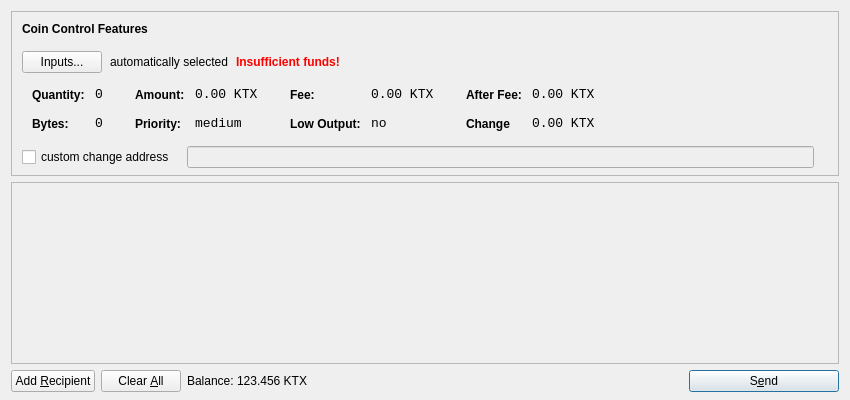
<?xml version="1.0" encoding="UTF-8"?>
<ui version="4.0">
 <class>SendCoinsDialog</class>
 <widget class="QDialog" name="SendCoinsDialog">
  <property name="geometry">
   <rect>
    <x>0</x>
    <y>0</y>
    <width>850</width>
    <height>400</height>
   </rect>
  </property>
  <property name="windowTitle">
   <string>Send Coins</string>
  </property>
  <layout class="QVBoxLayout" name="verticalLayout" stretch="0,1,0">
   <property name="bottomMargin">
    <number>8</number>
   </property>
   <item>
    <widget class="QFrame" name="frameCoinControl">
     <property name="sizePolicy">
      <sizepolicy hsizetype="Expanding" vsizetype="Expanding">
       <horstretch>0</horstretch>
       <verstretch>0</verstretch>
      </sizepolicy>
     </property>
     <property name="maximumSize">
      <size>
       <width>16777215</width>
       <height>16777215</height>
      </size>
     </property>
     <property name="frameShape">
      <enum>QFrame::StyledPanel</enum>
     </property>
     <property name="frameShadow">
      <enum>QFrame::Sunken</enum>
     </property>
     <layout class="QVBoxLayout" name="verticalLayoutCoinControl2">
      <property name="spacing">
       <number>-1</number>
      </property>
      <property name="leftMargin">
       <number>0</number>
      </property>
      <property name="topMargin">
       <number>0</number>
      </property>
      <property name="rightMargin">
       <number>0</number>
      </property>
      <property name="bottomMargin">
       <number>6</number>
      </property>
      <item>
       <layout class="QVBoxLayout" name="verticalLayoutCoinControl" stretch="0,0,0,0,1">
        <property name="spacing">
         <number>0</number>
        </property>
        <property name="leftMargin">
         <number>10</number>
        </property>
        <property name="topMargin">
         <number>10</number>
        </property>
        <item>
         <layout class="QHBoxLayout" name="horizontalLayoutCoinControl1">
          <property name="bottomMargin">
           <number>15</number>
          </property>
          <item>
           <widget class="QLabel" name="labelCoinControlFeatures">
            <property name="sizePolicy">
             <sizepolicy hsizetype="Preferred" vsizetype="Maximum">
              <horstretch>0</horstretch>
              <verstretch>0</verstretch>
             </sizepolicy>
            </property>
            <property name="font">
             <font>
              <weight>75</weight>
              <bold>true</bold>
             </font>
            </property>
            <property name="styleSheet">
             <string notr="true">font-weight:bold;</string>
            </property>
            <property name="text">
             <string>Coin Control Features</string>
            </property>
           </widget>
          </item>
         </layout>
        </item>
        <item>
         <layout class="QHBoxLayout" name="horizontalLayoutCoinControl2" stretch="0,0,0,0">
          <property name="spacing">
           <number>8</number>
          </property>
          <property name="bottomMargin">
           <number>10</number>
          </property>
          <item>
           <widget class="QPushButton" name="pushButtonCoinControl">
            <property name="styleSheet">
             <string notr="true"/>
            </property>
            <property name="text">
             <string>Inputs...</string>
            </property>
           </widget>
          </item>
          <item>
           <widget class="QLabel" name="labelCoinControlAutomaticallySelected">
            <property name="text">
             <string>automatically selected</string>
            </property>
            <property name="margin">
             <number>5</number>
            </property>
           </widget>
          </item>
          <item>
           <widget class="QLabel" name="labelCoinControlInsuffFunds">
            <property name="font">
             <font>
              <weight>75</weight>
              <bold>true</bold>
             </font>
            </property>
            <property name="styleSheet">
             <string notr="true">color:red;font-weight:bold;</string>
            </property>
            <property name="text">
             <string>Insufficient funds!</string>
            </property>
            <property name="margin">
             <number>5</number>
            </property>
           </widget>
          </item>
          <item>
           <spacer name="horizontalSpacerCoinControl">
            <property name="orientation">
             <enum>Qt::Horizontal</enum>
            </property>
            <property name="sizeHint" stdset="0">
             <size>
              <width>40</width>
              <height>1</height>
             </size>
            </property>
           </spacer>
          </item>
         </layout>
        </item>
        <item>
         <widget class="QWidget" name="widgetCoinControl" native="true">
          <property name="sizePolicy">
           <sizepolicy hsizetype="Preferred" vsizetype="Preferred">
            <horstretch>0</horstretch>
            <verstretch>0</verstretch>
           </sizepolicy>
          </property>
          <property name="minimumSize">
           <size>
            <width>0</width>
            <height>0</height>
           </size>
          </property>
          <property name="styleSheet">
           <string notr="true"/>
          </property>
          <layout class="QHBoxLayout" name="horizontalLayoutCoinControl5">
           <property name="margin">
            <number>0</number>
           </property>
           <item>
            <layout class="QHBoxLayout" name="horizontalLayoutCoinControl3" stretch="0,0,0,1">
             <property name="spacing">
              <number>20</number>
             </property>
             <property name="topMargin">
              <number>0</number>
             </property>
             <property name="bottomMargin">
              <number>10</number>
             </property>
             <item>
              <layout class="QFormLayout" name="formLayoutCoinControl1">
               <property name="horizontalSpacing">
                <number>10</number>
               </property>
               <property name="verticalSpacing">
                <number>14</number>
               </property>
               <property name="leftMargin">
                <number>10</number>
               </property>
               <property name="topMargin">
                <number>4</number>
               </property>
               <property name="rightMargin">
                <number>6</number>
               </property>
               <item row="0" column="0">
                <widget class="QLabel" name="labelCoinControlQuantityText">
                 <property name="styleSheet">
                  <string notr="true">font-weight:bold;</string>
                 </property>
                 <property name="text">
                  <string>Quantity:</string>
                 </property>
                 <property name="margin">
                  <number>0</number>
                 </property>
                </widget>
               </item>
               <item row="0" column="1">
                <widget class="QLabel" name="labelCoinControlQuantity">
                 <property name="font">
                  <font>
                   <family>Monospace</family>
                   <pointsize>10</pointsize>
                  </font>
                 </property>
                 <property name="cursor">
                  <cursorShape>IBeamCursor</cursorShape>
                 </property>
                 <property name="contextMenuPolicy">
                  <enum>Qt::ActionsContextMenu</enum>
                 </property>
                 <property name="text">
                  <string>0</string>
                 </property>
                 <property name="margin">
                  <number>0</number>
                 </property>
                 <property name="textInteractionFlags">
                  <set>Qt::LinksAccessibleByMouse|Qt::TextSelectableByKeyboard|Qt::TextSelectableByMouse</set>
                 </property>
                </widget>
               </item>
               <item row="1" column="0">
                <widget class="QLabel" name="labelCoinControlBytesText">
                 <property name="styleSheet">
                  <string notr="true">font-weight:bold;</string>
                 </property>
                 <property name="text">
                  <string>Bytes:</string>
                 </property>
                </widget>
               </item>
               <item row="1" column="1">
                <widget class="QLabel" name="labelCoinControlBytes">
                 <property name="font">
                  <font>
                   <family>Monospace</family>
                   <pointsize>10</pointsize>
                  </font>
                 </property>
                 <property name="cursor">
                  <cursorShape>IBeamCursor</cursorShape>
                 </property>
                 <property name="contextMenuPolicy">
                  <enum>Qt::ActionsContextMenu</enum>
                 </property>
                 <property name="text">
                  <string>0</string>
                 </property>
                 <property name="textInteractionFlags">
                  <set>Qt::LinksAccessibleByMouse|Qt::TextSelectableByKeyboard|Qt::TextSelectableByMouse</set>
                 </property>
                </widget>
               </item>
              </layout>
             </item>
             <item>
              <layout class="QFormLayout" name="formLayoutCoinControl2">
               <property name="horizontalSpacing">
                <number>10</number>
               </property>
               <property name="verticalSpacing">
                <number>14</number>
               </property>
               <property name="leftMargin">
                <number>6</number>
               </property>
               <property name="topMargin">
                <number>4</number>
               </property>
               <property name="rightMargin">
                <number>6</number>
               </property>
               <item row="0" column="0">
                <widget class="QLabel" name="labelCoinControlAmountText">
                 <property name="styleSheet">
                  <string notr="true">font-weight:bold;</string>
                 </property>
                 <property name="text">
                  <string>Amount:</string>
                 </property>
                 <property name="margin">
                  <number>0</number>
                 </property>
                </widget>
               </item>
               <item row="0" column="1">
                <widget class="QLabel" name="labelCoinControlAmount">
                 <property name="font">
                  <font>
                   <family>Monospace</family>
                   <pointsize>10</pointsize>
                  </font>
                 </property>
                 <property name="cursor">
                  <cursorShape>IBeamCursor</cursorShape>
                 </property>
                 <property name="contextMenuPolicy">
                  <enum>Qt::ActionsContextMenu</enum>
                 </property>
                 <property name="text">
                  <string>0.00 KTX</string>
                 </property>
                 <property name="textInteractionFlags">
                  <set>Qt::LinksAccessibleByMouse|Qt::TextSelectableByKeyboard|Qt::TextSelectableByMouse</set>
                 </property>
                </widget>
               </item>
               <item row="1" column="0">
                <widget class="QLabel" name="labelCoinControlPriorityText">
                 <property name="styleSheet">
                  <string notr="true">font-weight:bold;</string>
                 </property>
                 <property name="text">
                  <string>Priority:</string>
                 </property>
                </widget>
               </item>
               <item row="1" column="1">
                <widget class="QLabel" name="labelCoinControlPriority">
                 <property name="font">
                  <font>
                   <family>Monospace</family>
                   <pointsize>10</pointsize>
                  </font>
                 </property>
                 <property name="cursor">
                  <cursorShape>IBeamCursor</cursorShape>
                 </property>
                 <property name="contextMenuPolicy">
                  <enum>Qt::ActionsContextMenu</enum>
                 </property>
                 <property name="text">
                  <string>medium</string>
                 </property>
                 <property name="textInteractionFlags">
                  <set>Qt::LinksAccessibleByMouse|Qt::TextSelectableByKeyboard|Qt::TextSelectableByMouse</set>
                 </property>
                </widget>
               </item>
              </layout>
             </item>
             <item>
              <layout class="QFormLayout" name="formLayoutCoinControl3">
               <property name="horizontalSpacing">
                <number>10</number>
               </property>
               <property name="verticalSpacing">
                <number>14</number>
               </property>
               <property name="leftMargin">
                <number>6</number>
               </property>
               <property name="topMargin">
                <number>4</number>
               </property>
               <property name="rightMargin">
                <number>6</number>
               </property>
               <item row="0" column="0">
                <widget class="QLabel" name="labelCoinControlFeeText">
                 <property name="styleSheet">
                  <string notr="true">font-weight:bold;</string>
                 </property>
                 <property name="text">
                  <string>Fee:</string>
                 </property>
                 <property name="margin">
                  <number>0</number>
                 </property>
                </widget>
               </item>
               <item row="0" column="1">
                <widget class="QLabel" name="labelCoinControlFee">
                 <property name="font">
                  <font>
                   <family>Monospace</family>
                   <pointsize>10</pointsize>
                  </font>
                 </property>
                 <property name="cursor">
                  <cursorShape>IBeamCursor</cursorShape>
                 </property>
                 <property name="contextMenuPolicy">
                  <enum>Qt::ActionsContextMenu</enum>
                 </property>
                 <property name="text">
                  <string>0.00 KTX</string>
                 </property>
                 <property name="textInteractionFlags">
                  <set>Qt::LinksAccessibleByMouse|Qt::TextSelectableByKeyboard|Qt::TextSelectableByMouse</set>
                 </property>
                </widget>
               </item>
               <item row="1" column="0">
                <widget class="QLabel" name="labelCoinControlLowOutputText">
                 <property name="styleSheet">
                  <string notr="true">font-weight:bold;</string>
                 </property>
                 <property name="text">
                  <string>Low Output:</string>
                 </property>
                </widget>
               </item>
               <item row="1" column="1">
                <widget class="QLabel" name="labelCoinControlLowOutput">
                 <property name="font">
                  <font>
                   <family>Monospace</family>
                   <pointsize>10</pointsize>
                  </font>
                 </property>
                 <property name="cursor">
                  <cursorShape>IBeamCursor</cursorShape>
                 </property>
                 <property name="contextMenuPolicy">
                  <enum>Qt::ActionsContextMenu</enum>
                 </property>
                 <property name="text">
                  <string>no</string>
                 </property>
                 <property name="textInteractionFlags">
                  <set>Qt::LinksAccessibleByMouse|Qt::TextSelectableByKeyboard|Qt::TextSelectableByMouse</set>
                 </property>
                </widget>
               </item>
              </layout>
             </item>
             <item>
              <layout class="QFormLayout" name="formLayoutCoinControl4">
               <property name="horizontalSpacing">
                <number>10</number>
               </property>
               <property name="verticalSpacing">
                <number>14</number>
               </property>
               <property name="leftMargin">
                <number>6</number>
               </property>
               <property name="topMargin">
                <number>4</number>
               </property>
               <property name="rightMargin">
                <number>6</number>
               </property>
               <item row="0" column="0">
                <widget class="QLabel" name="labelCoinControlAfterFeeText">
                 <property name="styleSheet">
                  <string notr="true">font-weight:bold;</string>
                 </property>
                 <property name="text">
                  <string>After Fee:</string>
                 </property>
                 <property name="margin">
                  <number>0</number>
                 </property>
                </widget>
               </item>
               <item row="0" column="1">
                <widget class="QLabel" name="labelCoinControlAfterFee">
                 <property name="font">
                  <font>
                   <family>Monospace</family>
                   <pointsize>10</pointsize>
                  </font>
                 </property>
                 <property name="cursor">
                  <cursorShape>IBeamCursor</cursorShape>
                 </property>
                 <property name="contextMenuPolicy">
                  <enum>Qt::ActionsContextMenu</enum>
                 </property>
                 <property name="text">
                  <string>0.00 KTX</string>
                 </property>
                 <property name="textInteractionFlags">
                  <set>Qt::LinksAccessibleByMouse|Qt::TextSelectableByKeyboard|Qt::TextSelectableByMouse</set>
                 </property>
                </widget>
               </item>
               <item row="1" column="0">
                <widget class="QLabel" name="labelCoinControlChangeText">
                 <property name="styleSheet">
                  <string notr="true">font-weight:bold;</string>
                 </property>
                 <property name="text">
                  <string>Change</string>
                 </property>
                </widget>
               </item>
               <item row="1" column="1">
                <widget class="QLabel" name="labelCoinControlChange">
                 <property name="font">
                  <font>
                   <family>Monospace</family>
                   <pointsize>10</pointsize>
                  </font>
                 </property>
                 <property name="cursor">
                  <cursorShape>IBeamCursor</cursorShape>
                 </property>
                 <property name="contextMenuPolicy">
                  <enum>Qt::ActionsContextMenu</enum>
                 </property>
                 <property name="text">
                  <string>0.00 KTX</string>
                 </property>
                 <property name="textInteractionFlags">
                  <set>Qt::LinksAccessibleByMouse|Qt::TextSelectableByKeyboard|Qt::TextSelectableByMouse</set>
                 </property>
                </widget>
               </item>
              </layout>
             </item>
            </layout>
           </item>
          </layout>
         </widget>
        </item>
        <item>
         <layout class="QHBoxLayout" name="horizontalLayoutCoinControl4" stretch="0,0,0">
          <property name="spacing">
           <number>12</number>
          </property>
          <property name="sizeConstraint">
           <enum>QLayout::SetDefaultConstraint</enum>
          </property>
          <property name="topMargin">
           <number>5</number>
          </property>
          <property name="rightMargin">
           <number>5</number>
          </property>
          <item>
           <widget class="QCheckBox" name="checkBoxCoinControlChange">
            <property name="text">
             <string>custom change address</string>
            </property>
           </widget>
          </item>
          <item>
           <widget class="QLineEdit" name="lineEditCoinControlChange">
            <property name="enabled">
             <bool>false</bool>
            </property>
            <property name="sizePolicy">
             <sizepolicy hsizetype="Expanding" vsizetype="Fixed">
              <horstretch>0</horstretch>
              <verstretch>0</verstretch>
             </sizepolicy>
            </property>
           </widget>
          </item>
          <item>
           <widget class="QLabel" name="labelCoinControlChangeLabel">
            <property name="sizePolicy">
             <sizepolicy hsizetype="Preferred" vsizetype="Expanding">
              <horstretch>0</horstretch>
              <verstretch>0</verstretch>
             </sizepolicy>
            </property>
            <property name="minimumSize">
             <size>
              <width>0</width>
              <height>0</height>
             </size>
            </property>
            <property name="text">
             <string/>
            </property>
            <property name="margin">
             <number>3</number>
            </property>
           </widget>
          </item>
         </layout>
        </item>
        <item>
         <spacer name="verticalSpacerCoinControl">
          <property name="orientation">
           <enum>Qt::Vertical</enum>
          </property>
          <property name="sizeHint" stdset="0">
           <size>
            <width>800</width>
            <height>1</height>
           </size>
          </property>
         </spacer>
        </item>
       </layout>
      </item>
     </layout>
    </widget>
   </item>
   <item>
    <widget class="QScrollArea" name="scrollArea">
     <property name="widgetResizable">
      <bool>true</bool>
     </property>
     <widget class="QWidget" name="scrollAreaWidgetContents">
      <property name="geometry">
       <rect>
        <x>0</x>
        <y>0</y>
        <width>830</width>
        <height>165</height>
       </rect>
      </property>
      <layout class="QVBoxLayout" name="verticalLayout_2">
       <property name="margin">
        <number>0</number>
       </property>
       <item>
        <layout class="QVBoxLayout" name="entries">
         <property name="spacing">
          <number>6</number>
         </property>
        </layout>
       </item>
       <item>
        <spacer name="verticalSpacer">
         <property name="orientation">
          <enum>Qt::Vertical</enum>
         </property>
         <property name="sizeHint" stdset="0">
          <size>
           <width>20</width>
           <height>40</height>
          </size>
         </property>
        </spacer>
       </item>
      </layout>
     </widget>
    </widget>
   </item>
   <item>
    <layout class="QHBoxLayout" name="horizontalLayout">
     <item>
      <widget class="QPushButton" name="addButton">
       <property name="toolTip">
        <string>Send to multiple recipients at once</string>
       </property>
       <property name="text">
        <string>Add &amp;Recipient</string>
       </property>
       <property name="icon">
        <iconset resource="../bitcoin.qrc">
         <normaloff>:/icons/add</normaloff>:/icons/add</iconset>
       </property>
       <property name="autoDefault">
        <bool>false</bool>
       </property>
      </widget>
     </item>
     <item>
      <widget class="QPushButton" name="clearButton">
       <property name="sizePolicy">
        <sizepolicy hsizetype="Minimum" vsizetype="Fixed">
         <horstretch>0</horstretch>
         <verstretch>0</verstretch>
        </sizepolicy>
       </property>
       <property name="toolTip">
        <string>Remove all transaction fields</string>
       </property>
       <property name="text">
        <string>Clear &amp;All</string>
       </property>
       <property name="icon">
        <iconset resource="../bitcoin.qrc">
         <normaloff>:/icons/remove</normaloff>:/icons/remove</iconset>
       </property>
       <property name="autoRepeatDelay">
        <number>300</number>
       </property>
       <property name="autoDefault">
        <bool>false</bool>
       </property>
      </widget>
     </item>
     <item>
      <layout class="QHBoxLayout" name="horizontalLayout_2">
       <property name="spacing">
        <number>3</number>
       </property>
       <item>
        <widget class="QLabel" name="label">
         <property name="sizePolicy">
          <sizepolicy hsizetype="Preferred" vsizetype="Fixed">
           <horstretch>0</horstretch>
           <verstretch>0</verstretch>
          </sizepolicy>
         </property>
         <property name="text">
          <string>Balance:</string>
         </property>
        </widget>
       </item>
       <item>
        <widget class="QLabel" name="labelBalance">
         <property name="sizePolicy">
          <sizepolicy hsizetype="Preferred" vsizetype="Fixed">
           <horstretch>0</horstretch>
           <verstretch>0</verstretch>
          </sizepolicy>
         </property>
         <property name="cursor">
          <cursorShape>IBeamCursor</cursorShape>
         </property>
         <property name="text">
          <string>123.456 KTX</string>
         </property>
         <property name="textInteractionFlags">
          <set>Qt::LinksAccessibleByMouse|Qt::TextSelectableByKeyboard|Qt::TextSelectableByMouse</set>
         </property>
        </widget>
       </item>
      </layout>
     </item>
     <item>
      <spacer name="horizontalSpacer">
       <property name="orientation">
        <enum>Qt::Horizontal</enum>
       </property>
       <property name="sizeHint" stdset="0">
        <size>
         <width>40</width>
         <height>20</height>
        </size>
       </property>
      </spacer>
     </item>
     <item>
      <widget class="QPushButton" name="sendButton">
       <property name="minimumSize">
        <size>
         <width>150</width>
         <height>0</height>
        </size>
       </property>
       <property name="toolTip">
        <string>Confirm the send action</string>
       </property>
       <property name="text">
        <string>S&amp;end</string>
       </property>
       <property name="icon">
        <iconset resource="../bitcoin.qrc">
         <normaloff>:/icons/send</normaloff>:/icons/send</iconset>
       </property>
       <property name="default">
        <bool>true</bool>
       </property>
      </widget>
     </item>
    </layout>
   </item>
  </layout>
 </widget>
 <resources>
  <include location="../bitcoin.qrc"/>
 </resources>
 <connections/>
</ui>
